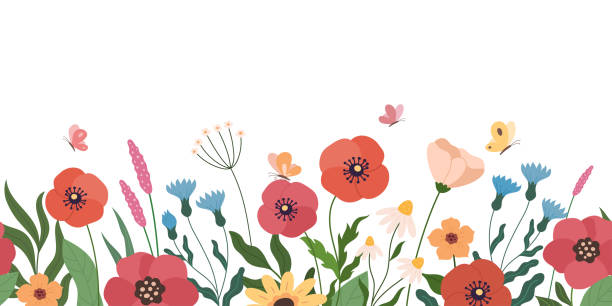
#> input picture cpp_image_processing/test_fleurs.jpg, 612 x 306 px, found by its file name
$ python edge_detection.py
#> lines starting #> are read from the running program, lines starting #| are printed output that depends on the picture; after the words box and inside, x2 and y2 are one past the last pixel; in counts of white or black regions, pixels touching at a corner belong together
import cv2
import numpy as np

# Chemin relatif ou absolu vers l'image
chemin_image = "test_fleurs.jpg"

# Taille image
larg_image_pix = 800

# Lecture de l'image
image = cv2.imread(chemin_image)
#> image is the input picture: shape (306, 612, 3); mean B, G, R 214.3, 220.2, 232.4

# Vérifier si la lecture de l'image a réussi
if image is not None:
    # Obtenir les dimensions originales de l'image
    hauteur, largeur = image.shape[:2]
#> hauteur = 306; largeur = 612

    # Facteur de redimensionnement souhaité (par exemple, 0.5 pour réduire de moitié)
    facteur_redimensionnement = larg_image_pix/largeur
#> facteur_redimensionnement = 1.31

    # Calculer les nouvelles dimensions en maintenant le même rapport hauteur/largeur
    nouvelle_largeur = int(largeur * facteur_redimensionnement)
#> nouvelle_largeur = 800
    nouvelle_hauteur = int(hauteur * facteur_redimensionnement)
#> nouvelle_hauteur = 400

    # Redimensionner l'image
    image = cv2.resize(image, (nouvelle_largeur, nouvelle_hauteur))
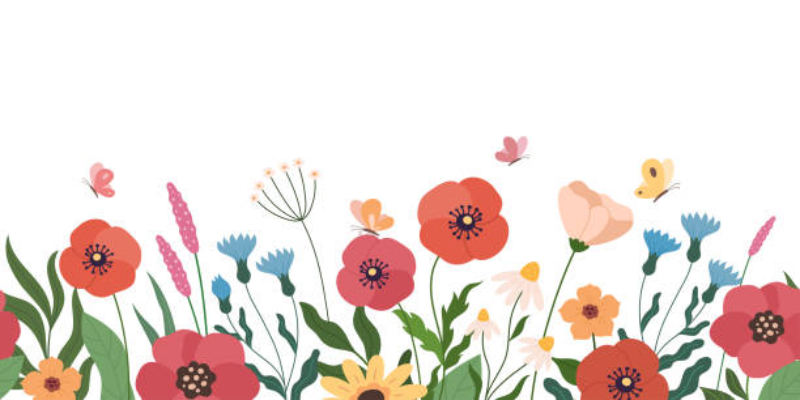
#> image: shape (400, 800, 3); mean B, G, R 214.2, 220.1, 232.4

    # Convertir l'image en niveaux de gris
    image_en_gris = cv2.cvtColor(image, cv2.COLOR_BGR2GRAY)
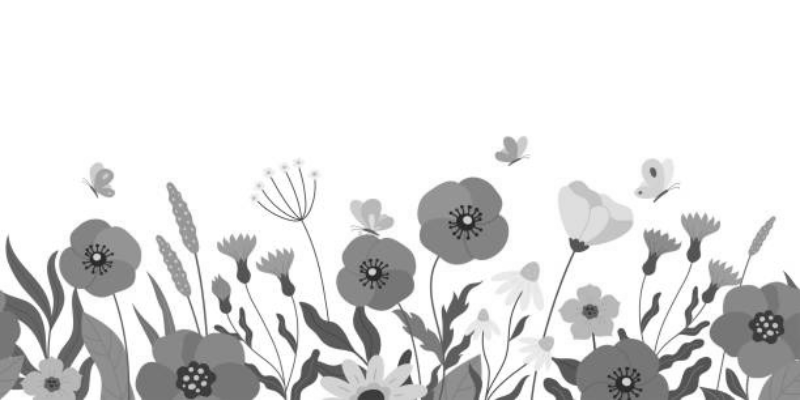
#> image_en_gris: shape (400, 800); min 23, max 255, mean 223.1

    # Appliquer un flou pour réduire le bruit et améliorer la détection des contours
    image_en_gris_flou = cv2.GaussianBlur(image_en_gris, (5, 5), 0)

    # Détection des contours avec Canny
    contours = cv2.Canny(image_en_gris_flou, 50, 150)
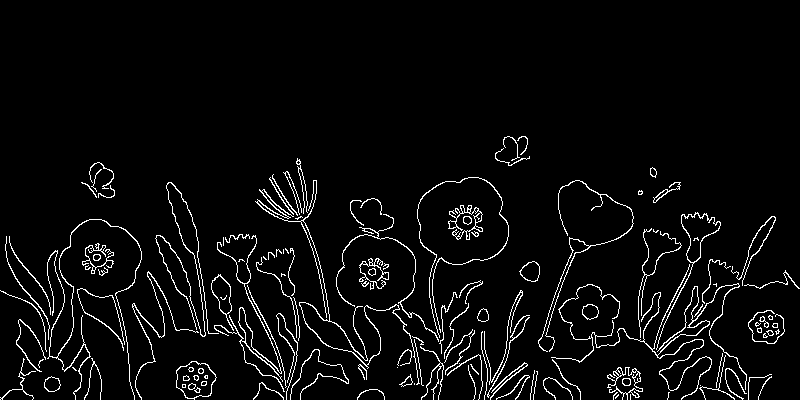
#> contours: shape (400, 800); 4.5% white in thin lines or dots, all inside (x1, y1, x2, y2) = (0, 136, 800, 400)

    # Trouver les contours
    contours, _ = cv2.findContours(contours, cv2.RETR_LIST, cv2.CHAIN_APPROX_SIMPLE)
#> contours = 201 contours, 121 with area under 20; largest, box (x1, y1, x2, y2) and area: (176, 361, 217, 400) 1104, (176, 361, 217, 399) 1070, (656, 212, 721, 350) 987, (681, 213, 721, 263) 906, (211, 274, 234, 331) 507

    # Créer une copie de l'image pour dessiner les contours
    image_contours = image.copy()

    # Dessiner les contours sur l'image
    cv2.drawContours(image_contours, contours, -1, (0, 255, 0), 2)  # Couleur verte, épaisseur de 2 pixels
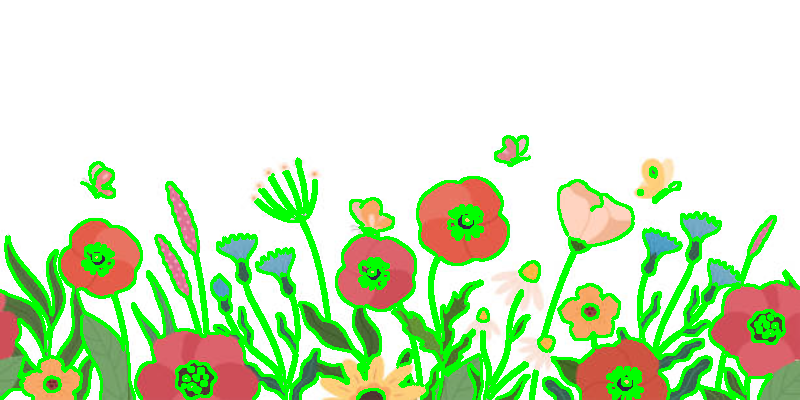
#> image_contours: shape (400, 800, 3); 13.89% of pixels changed, all inside (x1, y1, x2, y2) = (0, 135, 800, 400)

    # Créer une image noire pour afficher uniquement les contours
    image_contours_seuls = np.ones_like(image) * 255  # Fond blanc
    cv2.drawContours(image_contours_seuls, contours, -1, (0, 0, 0), 1)  # Couleur blanche, épaisseur de 1 pixel
#> image_contours_seuls: shape (400, 800, 3); 95.5% white; black in thin lines or dots, all inside (x1, y1, x2, y2) = (0, 136, 800, 400)

    # Afficher l'image originale et l'image avec les contours
    #cv2.imshow("Image en Gris Flou", image_en_gris_flou)
    cv2.imshow("Image en Gris", image_en_gris)
    cv2.imshow("Image Originale", image)
    cv2.imshow("Contours", image_contours)
    cv2.imshow("Image finale", image_contours_seuls)
    cv2.waitKey(0)
    cv2.destroyAllWindows()

else:
    print(f"Impossible de lire l'image à partir du chemin : {chemin_image}")
